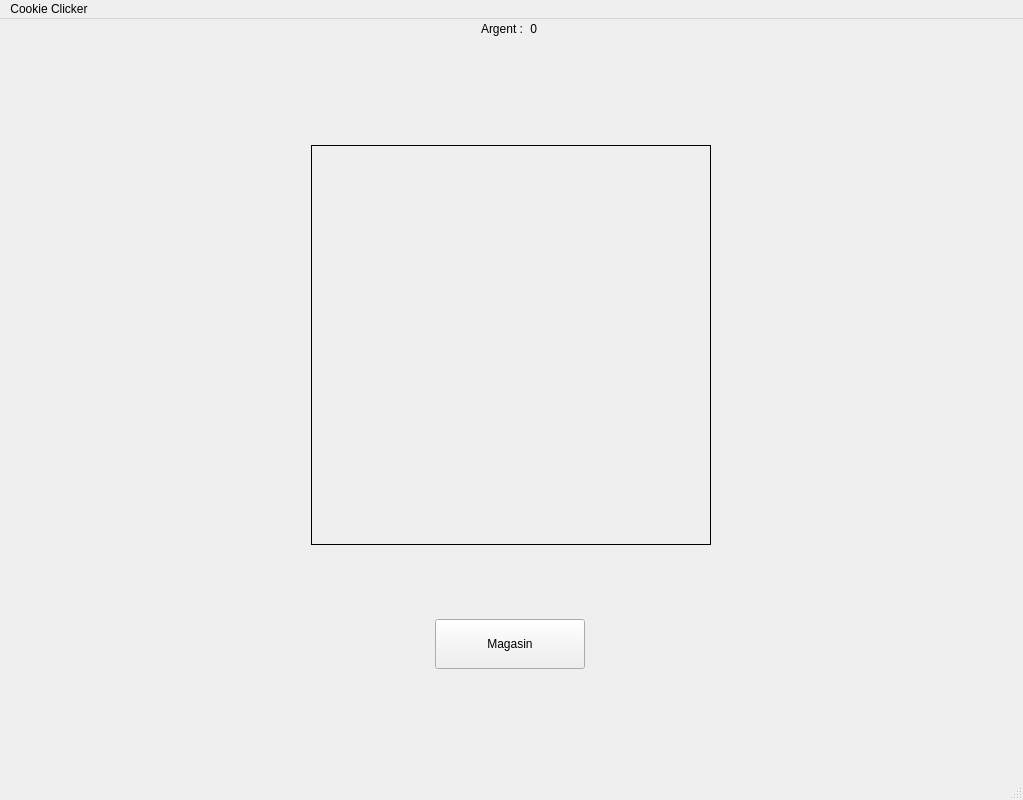
<?xml version="1.0" encoding="UTF-8"?>
<ui version="4.0">
 <class>CookieClicker2</class>
 <widget class="QMainWindow" name="CookieClicker2">
  <property name="geometry">
   <rect>
    <x>0</x>
    <y>0</y>
    <width>1023</width>
    <height>800</height>
   </rect>
  </property>
  <property name="windowTitle">
   <string>CookieClicker2</string>
  </property>
  <property name="layoutDirection">
   <enum>Qt::LeftToRight</enum>
  </property>
  <widget class="QWidget" name="window">
   <property name="enabled">
    <bool>true</bool>
   </property>
   <widget class="QWidget" name="cookiePage" native="true">
    <property name="geometry">
     <rect>
      <x>0</x>
      <y>0</y>
      <width>1021</width>
      <height>751</height>
     </rect>
    </property>
    <layout class="QVBoxLayout" name="mainLayout">
     <property name="leftMargin">
      <number>0</number>
     </property>
     <property name="bottomMargin">
      <number>1</number>
     </property>
     <item>
      <layout class="QHBoxLayout" name="display_money">
       <property name="spacing">
        <number>0</number>
       </property>
       <property name="sizeConstraint">
        <enum>QLayout::SetMinimumSize</enum>
       </property>
       <property name="bottomMargin">
        <number>0</number>
       </property>
       <item>
        <spacer name="horizontalSpacer_6">
         <property name="orientation">
          <enum>Qt::Horizontal</enum>
         </property>
         <property name="sizeHint" stdset="0">
          <size>
           <width>40</width>
           <height>20</height>
          </size>
         </property>
        </spacer>
       </item>
       <item>
        <widget class="QLabel" name="label">
         <property name="maximumSize">
          <size>
           <width>50</width>
           <height>100</height>
          </size>
         </property>
         <property name="text">
          <string>Argent : </string>
         </property>
        </widget>
       </item>
       <item>
        <widget class="QLabel" name="money">
         <property name="maximumSize">
          <size>
           <width>50</width>
           <height>100</height>
          </size>
         </property>
         <property name="text">
          <string> 0 </string>
         </property>
        </widget>
       </item>
       <item>
        <spacer name="horizontalSpacer_2">
         <property name="orientation">
          <enum>Qt::Horizontal</enum>
         </property>
         <property name="sizeType">
          <enum>QSizePolicy::Expanding</enum>
         </property>
         <property name="sizeHint" stdset="0">
          <size>
           <width>400</width>
           <height>0</height>
          </size>
         </property>
        </spacer>
       </item>
      </layout>
     </item>
     <item>
      <spacer name="verticalSpacer">
       <property name="orientation">
        <enum>Qt::Vertical</enum>
       </property>
       <property name="sizeType">
        <enum>QSizePolicy::Fixed</enum>
       </property>
       <property name="sizeHint" stdset="0">
        <size>
         <width>20</width>
         <height>100</height>
        </size>
       </property>
      </spacer>
     </item>
     <item>
      <layout class="QHBoxLayout" name="ImageLayout">
       <property name="spacing">
        <number>0</number>
       </property>
       <property name="bottomMargin">
        <number>200</number>
       </property>
       <item>
        <spacer name="horizontalSpacer_4">
         <property name="orientation">
          <enum>Qt::Horizontal</enum>
         </property>
         <property name="sizeHint" stdset="0">
          <size>
           <width>40</width>
           <height>20</height>
          </size>
         </property>
        </spacer>
       </item>
       <item>
        <widget class="QLabel" name="cookieImage">
         <property name="minimumSize">
          <size>
           <width>400</width>
           <height>400</height>
          </size>
         </property>
         <property name="maximumSize">
          <size>
           <width>400</width>
           <height>400</height>
          </size>
         </property>
         <property name="frameShape">
          <enum>QFrame::Box</enum>
         </property>
         <property name="text">
          <string/>
         </property>
        </widget>
       </item>
       <item>
        <spacer name="horizontalSpacer_5">
         <property name="orientation">
          <enum>Qt::Horizontal</enum>
         </property>
         <property name="sizeHint" stdset="0">
          <size>
           <width>40</width>
           <height>20</height>
          </size>
         </property>
        </spacer>
       </item>
      </layout>
     </item>
     <item>
      <layout class="QHBoxLayout" name="horizontalLayout_2">
       <property name="bottomMargin">
        <number>100</number>
       </property>
       <item>
        <spacer name="horizontalSpacer">
         <property name="orientation">
          <enum>Qt::Horizontal</enum>
         </property>
         <property name="sizeType">
          <enum>QSizePolicy::Maximum</enum>
         </property>
         <property name="sizeHint" stdset="0">
          <size>
           <width>40</width>
           <height>20</height>
          </size>
         </property>
        </spacer>
       </item>
       <item>
        <widget class="QPushButton" name="marketButton">
         <property name="minimumSize">
          <size>
           <width>150</width>
           <height>50</height>
          </size>
         </property>
         <property name="maximumSize">
          <size>
           <width>100</width>
           <height>100</height>
          </size>
         </property>
         <property name="text">
          <string>Magasin</string>
         </property>
        </widget>
       </item>
       <item>
        <spacer name="horizontalSpacer_3">
         <property name="orientation">
          <enum>Qt::Horizontal</enum>
         </property>
         <property name="sizeType">
          <enum>QSizePolicy::Fixed</enum>
         </property>
         <property name="sizeHint" stdset="0">
          <size>
           <width>40</width>
           <height>20</height>
          </size>
         </property>
        </spacer>
       </item>
      </layout>
     </item>
    </layout>
   </widget>
  </widget>
  <widget class="QMenuBar" name="menubar">
   <property name="geometry">
    <rect>
     <x>0</x>
     <y>0</y>
     <width>1023</width>
     <height>23</height>
    </rect>
   </property>
   <widget class="QMenu" name="menuCookie_Clicker">
    <property name="title">
     <string>Cookie Clicker</string>
    </property>
   </widget>
   <addaction name="menuCookie_Clicker"/>
  </widget>
  <widget class="QStatusBar" name="statusbar"/>
 </widget>
 <resources/>
 <connections/>
</ui>
